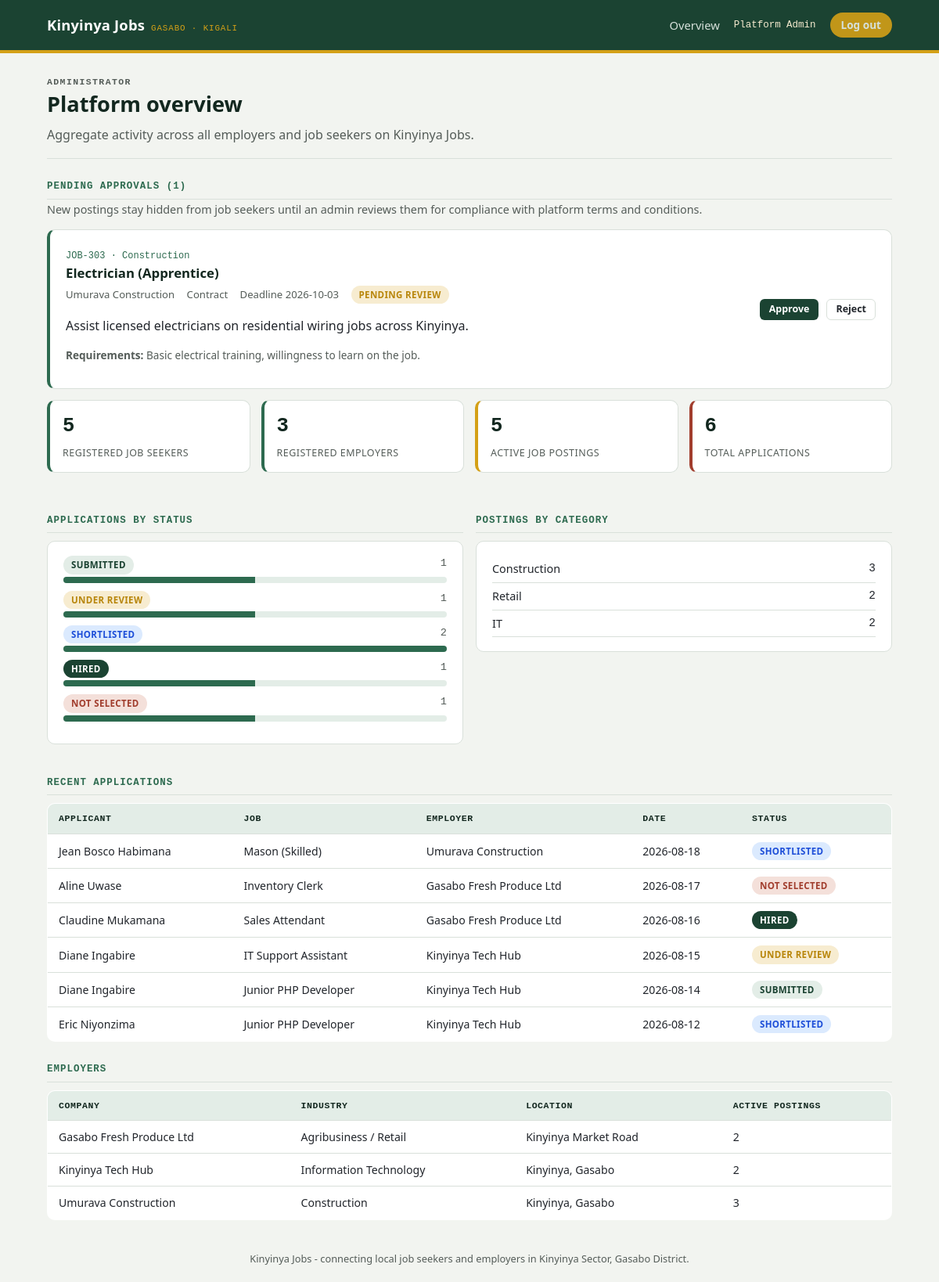
Screenshot of /admin/dashboard.php (signed in) with the database file from the repository.
### tables this page shows
CREATE TABLE IF NOT EXISTS jobs (
  id            INT UNSIGNED AUTO_INCREMENT PRIMARY KEY,
  employer_id   INT UNSIGNED NOT NULL,
  title         VARCHAR(150) NOT NULL,
  type          VARCHAR(50) NOT NULL DEFAULT 'Full-time',
  category      VARCHAR(100) NOT NULL DEFAULT 'General',
  description   TEXT NULL,
  requirements  TEXT NULL,
  salary_min    INT UNSIGNED NOT NULL DEFAULT 0,
  salary_max    INT UNSIGNED NOT NULL DEFAULT 0,
  deadline      DATE NOT NULL,
  posted        DATE NOT NULL,
  active        TINYINT(1) NOT NULL DEFAULT 1,
  status        ENUM('pending','approved','rejected') NOT NULL DEFAULT 'pending',
  views         INT UNSIGNED NOT NULL DEFAULT 0,
  CONSTRAINT fk_jobs_employer FOREIGN KEY (employer_id) REFERENCES employers(id) ON DELETE CASCADE,
  INDEX idx_jobs_status (status),
  INDEX idx_jobs_deadline (deadline)
);

CREATE TABLE IF NOT EXISTS employers (
  id        INT UNSIGNED AUTO_INCREMENT PRIMARY KEY,
  user_id   INT UNSIGNED NULL UNIQUE,
  name      VARCHAR(150) NOT NULL,
  industry  VARCHAR(150) NOT NULL,
  location  VARCHAR(150) NOT NULL,
  about     TEXT NULL,
  CONSTRAINT fk_employers_user FOREIGN KEY (user_id) REFERENCES users(id) ON DELETE CASCADE
);

CREATE TABLE IF NOT EXISTS applications (
  id            INT UNSIGNED AUTO_INCREMENT PRIMARY KEY,
  job_id        INT UNSIGNED NOT NULL,
  seeker_id     INT UNSIGNED NOT NULL,
  date          DATE NOT NULL,
  status        ENUM('submitted','under_review','shortlisted','hired','rejected') NOT NULL DEFAULT 'submitted',
  cover_letter  TEXT NULL,
  CONSTRAINT fk_applications_job FOREIGN KEY (job_id) REFERENCES jobs(id) ON DELETE CASCADE,
  CONSTRAINT fk_applications_seeker FOREIGN KEY (seeker_id) REFERENCES seekers(id) ON DELETE CASCADE,
  UNIQUE KEY uniq_application (job_id, seeker_id)
);

CREATE TABLE IF NOT EXISTS seekers (
  id         INT UNSIGNED AUTO_INCREMENT PRIMARY KEY,
  user_id    INT UNSIGNED NULL UNIQUE,
  name       VARCHAR(150) NOT NULL,
  skills     VARCHAR(255) NOT NULL,
  education  VARCHAR(150) NOT NULL,
  location   VARCHAR(150) NOT NULL,
  resume_url VARCHAR(255) NULL,
  CONSTRAINT fk_seekers_user FOREIGN KEY (user_id) REFERENCES users(id) ON DELETE CASCADE
);

### includes/config.php (called while the page is built, shortened)
<?php
function kj_url(string $path = ''): string {
    $documentRoot = isset($_SERVER['DOCUMENT_ROOT']) ? realpath($_SERVER['DOCUMENT_ROOT']) : false;
    $projectRoot = realpath(dirname(__DIR__));
    $base = '';
    if ($documentRoot && $projectRoot) {
        $doc = str_replace('\\', '/', rtrim($documentRoot, '/\\'));
        $project = str_replace('\\', '/', rtrim($projectRoot, '/\\'));
        if (stripos($project, $doc) === 0) $base = substr($project, strlen($doc));
    }
    return rtrim($base, '/') . '/' . ltrim($path, '/');
}

### includes/db.php (called while the page is built)
<?php
require_once __DIR__ . '/config.php';
function kj_db(): PDO {
    static $pdo = null;
    if ($pdo === null) {
        $dsn = 'mysql:host=' . DB_HOST . ';port=' . DB_PORT . ';dbname=' . DB_NAME . ';charset=utf8mb4';
        try {
            $pdo = new PDO($dsn, DB_USER, DB_PASS, [
                PDO::ATTR_ERRMODE            => PDO::ERRMODE_EXCEPTION,
                PDO::ATTR_DEFAULT_FETCH_MODE => PDO::FETCH_ASSOC,
                PDO::ATTR_EMULATE_PREPARES   => false,
            ]);
        } catch (PDOException $e) {
            http_response_code(500);
            die(
                '<h1>Database connection failed</h1>' .
                '<p>Could not connect to MySQL database <code>' . htmlspecialchars(DB_NAME) . '</code> ' .
                'on <code>' . htmlspecialchars(DB_HOST) . ':' . htmlspecialchars(DB_PORT) . '</code>.</p>' .
                '<p>Confirm MySQL is running, then use the one-time setup page to configure and import the database.</p>' .
                '<p><a href="' . htmlspecialchars(kj_url('setup.php')) . '">Open database setup</a></p>'
            );
        }
    }
    return $pdo;
}
function kj_index_by_id(array $rows): array {
    $out = [];
    foreach ($rows as $row) { $out[$row['id']] = $row; }
    return $out;
}

### includes/data.php (called while the page is built, shortened)
<?php
require_once __DIR__ . '/db.php';
function kj_jobs(): array {
    $rows = kj_db()->query('SELECT * FROM jobs ORDER BY posted DESC, id DESC')->fetchAll();
    return kj_index_by_id($rows);
}
function kj_job($id) {
    $stmt = kj_db()->prepare('SELECT * FROM jobs WHERE id = ?');
    $stmt->execute([(int) $id]);
    $row = $stmt->fetch();
    return $row ?: null;
}
function kj_jobs_for_employer($employer_id): array {
    $stmt = kj_db()->prepare('SELECT * FROM jobs WHERE employer_id = ? ORDER BY posted DESC, id DESC');
    $stmt->execute([(int) $employer_id]);
    return kj_index_by_id($stmt->fetchAll());
}
function kj_jobs_pending(): array {
    return kj_index_by_id(kj_db()->query("SELECT * FROM jobs WHERE status = 'pending' ORDER BY posted DESC, id DESC")->fetchAll());
}
function kj_job_is_expired($job): bool {
    return strtotime($job['deadline']) < strtotime('today');
}
function kj_job_is_visible($job): bool {
    return (bool) $job['active'] && $job['status'] === 'approved' && !kj_job_is_expired($job);
}
function kj_employers(): array {
    return kj_index_by_id(kj_db()->query('SELECT * FROM employers ORDER BY name')->fetchAll());
}
function kj_employer($id) {
    $stmt = kj_db()->prepare('SELECT * FROM employers WHERE id = ?');
    $stmt->execute([(int) $id]);
    return $stmt->fetch() ?: null;
}
function kj_seekers(): array {
    return kj_index_by_id(kj_db()->query('SELECT * FROM seekers ORDER BY name')->fetchAll());
}
function kj_seeker($id) {
    $stmt = kj_db()->prepare('SELECT * FROM seekers WHERE id = ?');
    $stmt->execute([(int) $id]);
    return $stmt->fetch() ?: null;
}
function kj_applications(): array {
    return kj_index_by_id(kj_db()->query('SELECT * FROM applications ORDER BY date DESC, id DESC')->fetchAll());
}
function kj_status_label($status) {
    $labels = [
        'submitted' => 'Submitted', 'under_review' => 'Under review',
        'shortlisted' => 'Shortlisted', 'rejected' => 'Not selected', 'hired' => 'Hired',
    ];
    return $labels[$status] ?? ucfirst($status);
}

### admin/dashboard.php (the view, shortened to what this page needs)
<?php
require_once __DIR__ . '/../includes/data.php';
$jobs = kj_jobs();
$apps = kj_applications();
$seekers = kj_seekers();
$employers = kj_employers();
$pendingJobs = kj_jobs_pending();
usort($pendingJobs, fn($a, $b) => strcmp($b['posted'], $a['posted']));
$activeJobs = array_filter($jobs, 'kj_job_is_visible');
$statusCounts = ['submitted' => 0, 'under_review' => 0, 'shortlisted' => 0, 'hired' => 0, 'rejected' => 0];
foreach ($apps as $a) { $statusCounts[$a['status']] = ($statusCounts[$a['status']] ?? 0) + 1; }
$maxCount = max(1, max($statusCounts));
$categoryCounts = [];
foreach ($jobs as $j) { $categoryCounts[$j['category']] = ($categoryCounts[$j['category']] ?? 0) + 1; }
$recentApps = $apps;
usort($recentApps, fn($a, $b) => strcmp($b['date'], $a['date']));
$recentApps = array_slice($recentApps, 0, 6);
require __DIR__ . '/../includes/header.php';
?>
<section class="pagehead">
  <p class="eyebrow">Administrator</p>
  <h1>Platform overview</h1>
  <p>Aggregate activity across all employers and job seekers on Kinyinya Jobs.</p>
</section>
<h2 class="section-title">Pending approvals (<?= count($pendingJobs) ?>)</h2>
<p style="color:var(--ink-soft); font-size:0.9rem; margin-top:-8px;">New postings stay hidden from job seekers until an admin reviews them for compliance with platform terms and conditions.</p>
<?php foreach ($pendingJobs as $job): $emp = kj_employer($job['employer_id']); ?>
  <div class="card job-card">
    <div class="info">
      <span class="code">JOB-<?= $job['id'] ?> · <?= htmlspecialchars($job['category']) ?></span>
      <h3><?= htmlspecialchars($job['title']) ?></h3>
      <div class="meta">
        <span><?= htmlspecialchars($emp['name']) ?></span>
        <span><?= htmlspecialchars($job['type']) ?></span>
        <span>Deadline <?= htmlspecialchars($job['deadline']) ?></span>
        <span class="badge under_review">Pending review</span>
      </div>
      <p><?= htmlspecialchars($job['description']) ?></p>
      <p style="color:var(--ink-soft); font-size:0.85rem;"><strong>Requirements:</strong> <?= htmlspecialchars($job['requirements']) ?></p>
    </div>
    <div class="actions">
      <form method="post" style="display:inline;">
        <button class="btn btn-primary btn-sm" type="submit">Approve</button>
      </form>
      <form method="post" style="display:inline;">
        <button class="btn btn-ghost btn-sm" type="submit">Reject</button>
      </form>
    </div>
  </div>
<?php endforeach; ?>
<div class="stats">
  <div class="stat"><span class="n"><?= count($seekers) ?></span><span class="l">Registered job seekers</span></div>
  <div class="stat"><span class="n"><?= count($employers) ?></span><span class="l">Registered employers</span></div>
  <div class="stat accent"><span class="n"><?= count($activeJobs) ?></span><span class="l">Active job postings</span></div>
  <div class="stat warn"><span class="n"><?= count($apps) ?></span><span class="l">Total applications</span></div>
</div>
<div class="grid-2">
  <div>
    <h2 class="section-title">Applications by status</h2>
    <div class="card">
      <?php foreach ($statusCounts as $status => $count): ?>
        <div style="margin-bottom:10px;">
          <div style="display:flex; justify-content:space-between; font-size:0.85rem; margin-bottom:3px;">
            <span class="badge <?= $status ?>"><?= kj_status_label($status) ?></span>
            <span style="font-family:var(--font-mono); color:var(--ink-soft);"><?= $count ?></span>
          </div>
          <div style="background:var(--green-100); border-radius:4px; height:8px; overflow:hidden;">
            <div style="background:var(--green-500); height:100%; width:<?= (int) round(($count / $maxCount) * 100) ?>%;"></div>
          </div>
        </div>
      <?php endforeach; ?>
    </div>
  </div>
  <div>
    <h2 class="section-title">Postings by category</h2>
    <div class="card">
      <?php foreach ($categoryCounts as $cat => $count): ?>
        <div style="display:flex; justify-content:space-between; padding:6px 0; border-bottom:1px solid var(--line); font-size:0.9rem;">
          <span><?= htmlspecialchars($cat) ?></span>
          <span style="font-family:var(--font-mono);"><?= $count ?></span>
        </div>
      <?php endforeach; ?>
    </div>
  </div>
</div>
<h2 class="section-title">Recent applications</h2>
<table class="kj">
  <thead>
    <tr><th>Applicant</th><th>Job</th><th>Employer</th><th>Date</th><th>Status</th></tr>
  </thead>
  <tbody>
    <?php foreach ($recentApps as $a): $job = kj_job($a['job_id']); $emp = kj_employer($job['employer_id']); $seeker = kj_seeker($a['seeker_id']); ?>
    <tr>
      <td><?= htmlspecialchars($seeker['name']) ?></td>
      <td><?= htmlspecialchars($job['title']) ?></td>
      <td><?= htmlspecialchars($emp['name']) ?></td>
      <td><?= htmlspecialchars($a['date']) ?></td>
      <td><span class="badge <?= $a['status'] ?>"><?= kj_status_label($a['status']) ?></span></td>
    </tr>
    <?php endforeach; ?>
  </tbody>
</table>
<h2 class="section-title">Employers</h2>
<table class="kj">
  <thead><tr><th>Company</th><th>Industry</th><th>Location</th><th>Active postings</th></tr></thead>
  <tbody>
    <?php foreach ($employers as $e): ?>
    <tr>
      <td><?= htmlspecialchars($e['name']) ?></td>
      <td><?= htmlspecialchars($e['industry']) ?></td>
      <td><?= htmlspecialchars($e['location']) ?></td>
      <td><?= count(kj_jobs_for_employer($e['id'])) ?></td>
    </tr>
    <?php endforeach; ?>
  </tbody>
</table>
<?php require __DIR__ . '/../includes/footer.php'; ?>

### includes/header.php (shortened to what this page needs)
<?php
$role = $_SESSION['role'] ?? null;
$user = kj_current_user();
function kj_base($path) {
    return kj_url($path);
}
?>
<!doctype html>
<html lang="en">
<head>
<link rel="stylesheet" href="<?= kj_base('assets/style.css') ?>">
</head>
<body>
<header class="topbar">
  <div class="wrap">
    <a class="brand" href="<?= kj_base('index.php') ?>">Kinyinya Jobs <small>Gasabo · Kigali</small></a>
    <nav class="topnav">
      <?php if ($role === 'seeker'): ?>
        <a href="<?= kj_base('seeker/dashboard.php') ?>">My applications</a>
        <a href="<?= kj_base('seeker/jobs.php') ?>">Browse jobs</a>
        <a href="<?= kj_base('seeker/profile.php') ?>">My profile</a>
        <span class="who">Signed in as <?= htmlspecialchars($user['name']) ?></span>
        <a class="pill" href="<?= kj_base('logout.php') ?>">Log out</a>
      <?php elseif ($role === 'admin'): ?>
        <a href="<?= kj_base('admin/dashboard.php') ?>">Overview</a>
        <span class="who">Platform Admin</span>
        <a class="pill" href="<?= kj_base('logout.php') ?>">Log out</a>
      <?php else: ?>
        <a href="<?= kj_base('index.php') ?>#login">Log in</a>
        <a class="pill" href="<?= kj_base('register.php') ?>">Create account</a>
      <?php endif; ?>
    </nav>
  </div>
</header>
<main class="wrap">

### includes/footer.php
  <p class="footer">Kinyinya Jobs - connecting local job seekers and employers in Kinyinya Sector, Gasabo District.</p>
</main>
</body>
</html>

### rows the page displays
jobs: id "303", category "Construction", title "Electrician (Apprentice)", employer.name "Umurava Construction", type "Contract", deadline "2026-10-03", description "Assist licensed electricians on residential wiring jobs across Kinyinya.", requirements "Basic electrical training, willingness to learn on the job."
applications: seeker.name "Jean Bosco Habimana", job.title "Mason (Skilled)", employers.name "Umurava Construction", date "2026-08-18", status "SHORTLISTED"
applications: seeker.name "Aline Uwase", job.title "Inventory Clerk", employers.name "Gasabo Fresh Produce Ltd", date "2026-08-17", status "NOT SELECTED"
applications: seeker.name "Claudine Mukamana", job.title "Sales Attendant", employers.name "Gasabo Fresh Produce Ltd", date "2026-08-16", status "HIRED"
applications: seeker.name "Diane Ingabire", job.title "IT Support Assistant", employers.name "Kinyinya Tech Hub", date "2026-08-15", status "UNDER REVIEW"
applications: seeker.name "Diane Ingabire", job.title "Junior PHP Developer", employers.name "Kinyinya Tech Hub", date "2026-08-14", status "SUBMITTED"
applications: seeker.name "Eric Niyonzima", job.title "Junior PHP Developer", employers.name "Kinyinya Tech Hub", date "2026-08-12", status "SHORTLISTED"
employers: name "Gasabo Fresh Produce Ltd", industry "Agribusiness / Retail", location "Kinyinya Market Road", count(kj_jobs_for_employer($e['id'])) "2"
employers: name "Kinyinya Tech Hub", industry "Information Technology", location "Kinyinya, Gasabo", count(kj_jobs_for_employer($e['id'])) "2"
employers: name "Umurava Construction", industry "Construction", location "Kinyinya, Gasabo", count(kj_jobs_for_employer($e['id'])) "3"

### other values shown
count($pendingJobs) "1"
count($seekers) "5"
count($employers) "3"
count($activeJobs) "5"
count($apps) "6"
kj_status_label($status) "SUBMITTED"
$count "1"
kj_status_label($status) "UNDER REVIEW"
kj_status_label($status) "SHORTLISTED"
$count "2"
kj_status_label($status) "HIRED"
kj_status_label($status) "NOT SELECTED"
$cat "Construction"
$count "3"
$cat "Retail"
